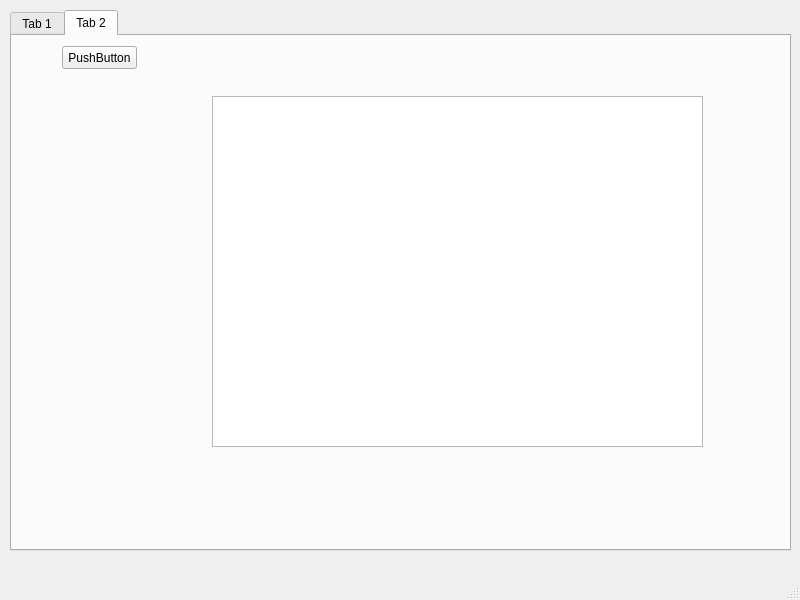
<?xml version="1.0" encoding="UTF-8"?>
<ui version="4.0">
 <class>MainWindow</class>
 <widget class="QMainWindow" name="MainWindow">
  <property name="geometry">
   <rect>
    <x>0</x>
    <y>0</y>
    <width>800</width>
    <height>600</height>
   </rect>
  </property>
  <property name="windowTitle">
   <string>MainWindow</string>
  </property>
  <widget class="QWidget" name="centralwidget">
   <widget class="QTabWidget" name="tabWidget">
    <property name="geometry">
     <rect>
      <x>10</x>
      <y>10</y>
      <width>781</width>
      <height>541</height>
     </rect>
    </property>
    <property name="currentIndex">
     <number>1</number>
    </property>
    <widget class="QWidget" name="tab">
     <attribute name="title">
      <string>Tab 1</string>
     </attribute>
     <widget class="QTableWidget" name="tableWidget">
      <property name="geometry">
       <rect>
        <x>260</x>
        <y>50</y>
        <width>501</width>
        <height>451</height>
       </rect>
      </property>
     </widget>
     <widget class="QLineEdit" name="lineEdit">
      <property name="geometry">
       <rect>
        <x>0</x>
        <y>30</y>
        <width>113</width>
        <height>20</height>
       </rect>
      </property>
     </widget>
     <widget class="QPushButton" name="pushButton">
      <property name="geometry">
       <rect>
        <x>130</x>
        <y>30</y>
        <width>75</width>
        <height>23</height>
       </rect>
      </property>
      <property name="text">
       <string>조회</string>
      </property>
     </widget>
     <widget class="QPushButton" name="pushButton_2">
      <property name="geometry">
       <rect>
        <x>700</x>
        <y>10</y>
        <width>75</width>
        <height>23</height>
       </rect>
      </property>
      <property name="text">
       <string>엑셀변환</string>
      </property>
     </widget>
    </widget>
    <widget class="QWidget" name="tab_2">
     <attribute name="title">
      <string>Tab 2</string>
     </attribute>
     <widget class="QPushButton" name="pushButton_3">
      <property name="geometry">
       <rect>
        <x>50</x>
        <y>10</y>
        <width>75</width>
        <height>23</height>
       </rect>
      </property>
      <property name="text">
       <string>PushButton</string>
      </property>
     </widget>
     <widget class="QTableView" name="tableView">
      <property name="geometry">
       <rect>
        <x>200</x>
        <y>60</y>
        <width>491</width>
        <height>351</height>
       </rect>
      </property>
     </widget>
    </widget>
   </widget>
  </widget>
  <widget class="QMenuBar" name="menubar">
   <property name="geometry">
    <rect>
     <x>0</x>
     <y>0</y>
     <width>800</width>
     <height>21</height>
    </rect>
   </property>
  </widget>
  <widget class="QStatusBar" name="statusbar"/>
 </widget>
 <resources/>
 <connections/>
</ui>
